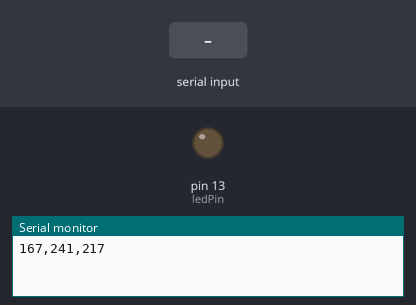
Bench run of a sketch on a simulated Arduino Uno, built with avr-gcc and run on an emulated ATmega328P. Parts: output pins drawn as LEDs (lit = HIGH), the last lines printed to the serial monitor. The test bench sets the inputs (shaded band). Random numbers use the default seed unless the sketch sets one.

Above: at 1.2 s.
1.3 s: "1\n" received over Serial
At 2.1 s:
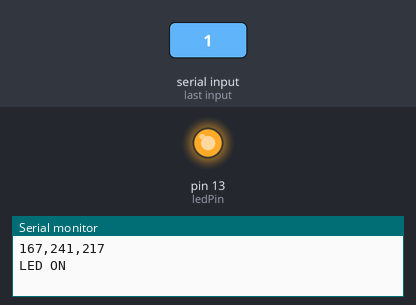
Timing chart, 0 to 4.3 s (numbered marks = the images above; inputs shaded):
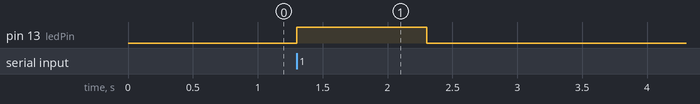

The sketch:

multiple_serial_example.ino
```cpp
unsigned long previousMillis = 0;   // Stores the last time the counter was updated
const long interval = 1000;         // Interval for one second (1000 ms)
const int ledPin = 13;              // LED pin
int ledState = 0;                   // LED state (0 = off, 1 = on)

// RGB values
int redValue = 0;
int greenValue = 0;
int blueValue = 0;

void setup() {
  Serial.begin(9600);               // Start serial communication at 9600 baud
  pinMode(ledPin, OUTPUT);          // Set pin 13 as an output
}

void loop() {
  sendSerialData();                 // Send counter data every second
  receiveSerialData();              // Check for incoming serial data
}

// Function to send three parameters to the serial port as comma-separated values
void sendMultipleData(int param1, int param2, unsigned long param3) {
  Serial.print(param1);
  Serial.print(",");
  Serial.print(param2);
  Serial.print(",");
  Serial.println(param3);            // Newline after the third parameter
}

// Function to send counter data at a specified interval
void sendSerialData() {
  unsigned long currentMillis = millis();  // Get the current time

  // Check if it's time to update the counter
  if (currentMillis - previousMillis >= interval) {
    previousMillis = currentMillis;        // Save the last time the counter was updated

    // Generate random RGB values (0-255)
    redValue = random(0, 256);
    greenValue = random(0, 256);
    blueValue = random(0, 256);

    // Send RGB values to TouchDesigner
    sendMultipleData(redValue, greenValue, blueValue);
  }
}

// Function to receive serial data and control LED
void receiveSerialData() {
  if (Serial.available() > 0) {              // Check if data is available to read
    int receivedValue = Serial.parseInt();   // Parse incoming integer value

    // Control LED based on received value
    if (receivedValue == 1) {
      digitalWrite(ledPin, HIGH);            // Turn LED on
      ledState = 1;                          // Update LED state
      Serial.println("LED ON");              // Feedback to TouchDesigner
    } else if (receivedValue == 0) {
      digitalWrite(ledPin, LOW);             // Turn LED off
      ledState = 0;                          // Update LED state
      Serial.println("LED OFF");             // Feedback to TouchDesigner
    }
  }
}
```

Measured:
- after the input at 1.3 s, pin 13 (ledPin): LOW → HIGH at once, → LOW 1.0 s later
